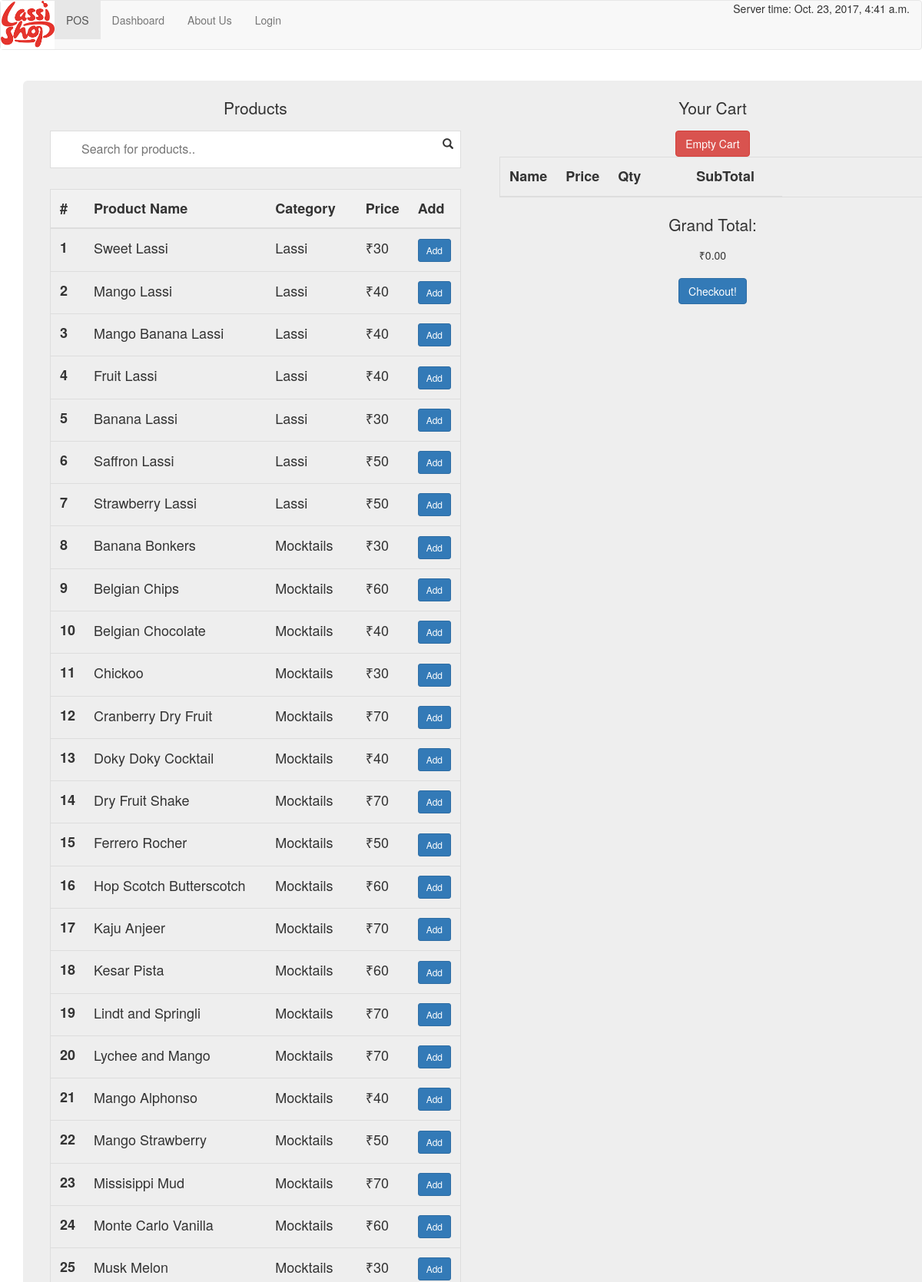
The app's page /sales/POS/ (upper part) with its own data.
### sales/models.py (models this page shows, shortened)
class Product(models.Model):
    product_name = models.CharField(max_length=50, unique=True)
    category = models.ForeignKey(Category)
    price = models.PositiveIntegerField(default= 0)
    available = models.BooleanField(default=True)
    class Meta:
        verbose_name_plural = 'Products'

class Category(models.Model):
    product_category = models.CharField(max_length=50)
    def __unicode__(self):
        return '%s' % (self.product_category)
    class Meta:
        verbose_name_plural = 'Categories'

### sales/views.py (the view)
class POSView(TemplateView):
    template_name = 'sales/pos.html'
    def get_context_data(self, **kwargs):
        context = super(POSView, self).get_context_data(**kwargs)
        context['mytime'] = localtime(now())
        context['prod_list'] = Product.objects.filter(available=True).order_by('category')
        return context

### templates/sales/pos.html (shortened to what this page needs)
{% extends "base.html" %}
{% block sales %}
{% load static %}
<div class="container">
          <div class="row">
              <div class="col-sm-6" style="background-color:;padding:10px;">
                  <div class="container">
                      <p> Products</p>
                      <div class="form-group has-feedback">
                           <input type="text" id="myInput" onkeyup="myFunction()" placeholder="Search for products..">
                     </div>
                      <table class="table table-sm table-responsive" id="myTable">
                          <thead>
                            <tr class="header">
                                <th>#</th>
                                <th>Product Name</th>
                                <th>Category</th>
                                <th>Price</th>
                                <th>Add</th>
                            </tr>
                          </thead>
                          <tbody>
                          {% regroup prod_list by category as products_by_category %}
                          {% for c in products_by_category %}
                          {% for p in c.list %}
                            <tr>
                                 <div class="simpleCart_shelfItem">
                                        <th scope="{{ p.id }}">{{ p.id }}</th>
                                            <td class="item_name">{{ p.product_name }}</td>
                                            <td>{{ p.category }}</td>
                                            <td class="item_price"> &#x20B9;{{ p.price }}</td>
                                     <td> <button class="item_add btn btn-sm btn-primary" href="javascript:;" onclick="simpleCart.add({name:'{{p.product_name}}', price:{{ p.price }}, quantity:1 });">Add </button></td>
                                 </div>
                            </tr>
                          {% endfor %}
                          {% endfor %}
                          </tbody>
                      </table>
                </div>
              </div>
              <div class="col-sm-6" style="padding:10px;position:relative;">
                  <div class="container" style="position:absolute;">
				    <p>Your Cart</p>
                      <table class="table table-sm table-responsive table-bordered table-condensed table-hover"  id="myTable">
                          <thead class="thead-inverse">
                          <tr> <button href="javascript:;" class="simpleCart_empty btn btn-danger">Empty Cart</button> </tr>
                          </thead>
                        <tbody>
                        <tr class="simpleCart_items"> </tr>
                        </tbody>
                      </table>
                      <p>Grand Total:</p>
                      <div class="simpleCart_grandTotal"> Grand Total</div>
                  <br>
                  <button class="btn btn-primary simpleCart_checkout"> Checkout!</button>
                  </div>
              </div>
          </div>
</div>
{% endblock sales %}

### templates/base.html (shortened to what this page needs)
<!DOCTYPE html>
{% load staticfiles %}
<html lang="en">
<head>
    <link rel="stylesheet" href="https://maxcdn.bootstrapcdn.com/bootstrap/3.3.7/css/bootstrap.min.css">
    {% load static %}
    <link rel="stylesheet" type="text/css" href="{% static 'css/style.css' %}" />
</head>
<body>
    <nav class="navbar navbar-default" role="navigation">
      <div class="navbar-header">
      <a href="/" class="navbar-left"><img style="max-width:70px; max-height:70px; " src="{% static "images/lassishop.png" %}"></a>
      </div>
      <div class="collapse navbar-collapse" id="example-navbar-collapse">
        <ul class="nav navbar-nav navbar-center">
            <li class="active"><a href="{% url 'sales:index' %}">POS</a></li>
            <li><a data-toggle="tab" href="#dashboard">Dashboard</a></li>
            <li><a data-toggle="tab" href="#">About Us</a></li>
            {% if user.is_authenticated %}
                     Hi {{ user.username }}!
            <li><a href="{% url 'sales:productlist' %}">Product</a></li>
            <li><a  href="{% url 'logout' %}">Logout</a></li>
            {% else %}
            <li><a  href="{% url 'login' %}" >Login</a></li>
            {% endif %}
        </ul>
          <p align="right"> Server time: {{ mytime }}</p>
        </div>
      </nav>
    <div id="particles-js">
        <br>
        <div class="container">
            <div class="jumbotron" style="position: absolute; padding: 10px;">
            <center>
                {% block sales %}
                {% endblock sales%}
    </center>
</div>
</div>
    </div>
<br>
<br>
</body>
</html>

### static/css/style.css (style rules this page uses)
html { position: relative; min-height: 100%; }
body { margin-bottom: 60px; }
#myInput { background-position: 10px 12px; background-repeat: no-repeat; width: 100%; font-size: 16px; padding: 12px 20px 12px 40px; border: 1px solid #ddd; margin-bottom: 12px; }
#myTable { border-collapse: collapse; width: 100%; border: 1px solid #ddd; font-size: 18px; }
#myTable th, #myTable td { text-align: left; padding: 12px; }
#myTable tr { border-bottom: 1px solid #ddd; }
#myTable tr.header, #myTable tr:hover { background-color: #f1f1f1; }

### records on screen
Product: id "1", product_name "Sweet Lassi", category "Lassi", price "30"
Product: id "2", product_name "Mango Lassi", category "Lassi", price "40"
Product: id "3", product_name "Mango Banana Lassi", category "Lassi", price "40"
Product: id "4", product_name "Fruit Lassi", category "Lassi", price "40"
Product: id "5", product_name "Banana Lassi", category "Lassi", price "30"
Product: id "6", product_name "Saffron Lassi", category "Lassi", price "50"
Product: id "7", product_name "Strawberry Lassi", category "Lassi", price "50"
Product: id "8", product_name "Banana Bonkers", category "Mocktails", price "30"
Product: id "9", product_name "Belgian Chips", category "Mocktails", price "60"
Product: id "10", product_name "Belgian Chocolate", category "Mocktails", price "40"
Product: id "11", product_name "Chickoo", category "Mocktails", price "30"
Product: id "12", product_name "Cranberry Dry Fruit", category "Mocktails", price "70"
Product: id "13", product_name "Doky Doky Cocktail", category "Mocktails", price "40"
Product: id "14", product_name "Dry Fruit Shake", category "Mocktails", price "70"
Product: id "15", product_name "Ferrero Rocher", category "Mocktails", price "50"
Product: id "16", product_name "Hop Scotch Butterscotch", category "Mocktails", price "60"
Product: id "17", product_name "Kaju Anjeer", category "Mocktails", price "70"
Product: id "18", product_name "Kesar Pista", category "Mocktails", price "60"
Product: id "19", product_name "Lindt and Springli", category "Mocktails", price "70"
Product: id "20", product_name "Lychee and Mango", category "Mocktails", price "70"
Product: id "21", product_name "Mango Alphonso", category "Mocktails", price "40"
Product: id "22", product_name "Mango Strawberry", category "Mocktails", price "50"
Product: id "23", product_name "Missisippi Mud", category "Mocktails", price "70"
Product: id "24", product_name "Monte Carlo Vanilla", category "Mocktails", price "60"
Product: id "25", product_name "Musk Melon", category "Mocktails", price "30"

### other values on screen
{{ mytime }} "Oct. 23, 2017, 4:41 a.m."
